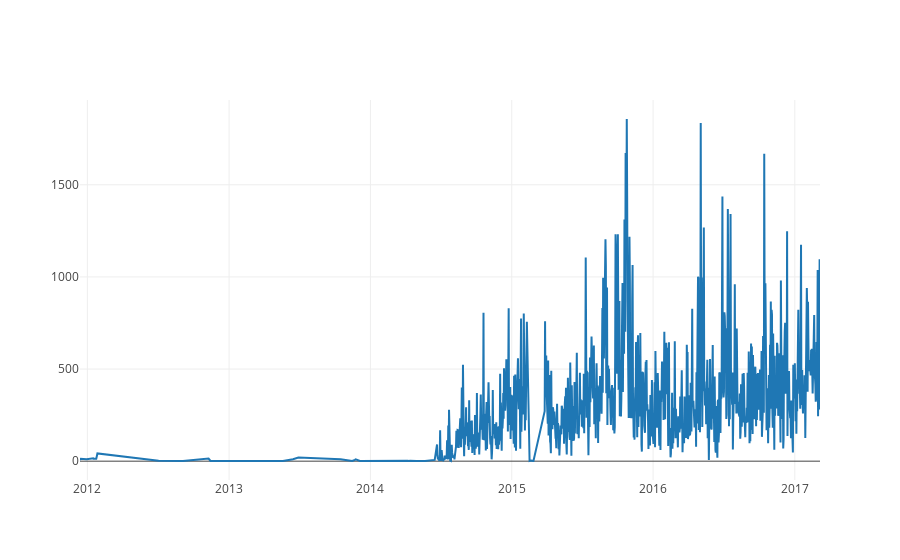

Source (notebook cell):
### Code cell
iplot([go.Scatter(x=date_count.index, y=date_count.cnt)])

### Figure 1 — Plotly figure (JSON) as saved in the notebook; plotly's stock layout.template omitted (floating-point values rounded to 4 significant figures; data arrays with more than 128 entries replaced by an {"elided": "..."} marker saying what was removed)
{"data": [{"type": "scatter", "x": {"elided": "974 str values"}, "y": {"elided": "974 int values"}}], "layout": {}}
